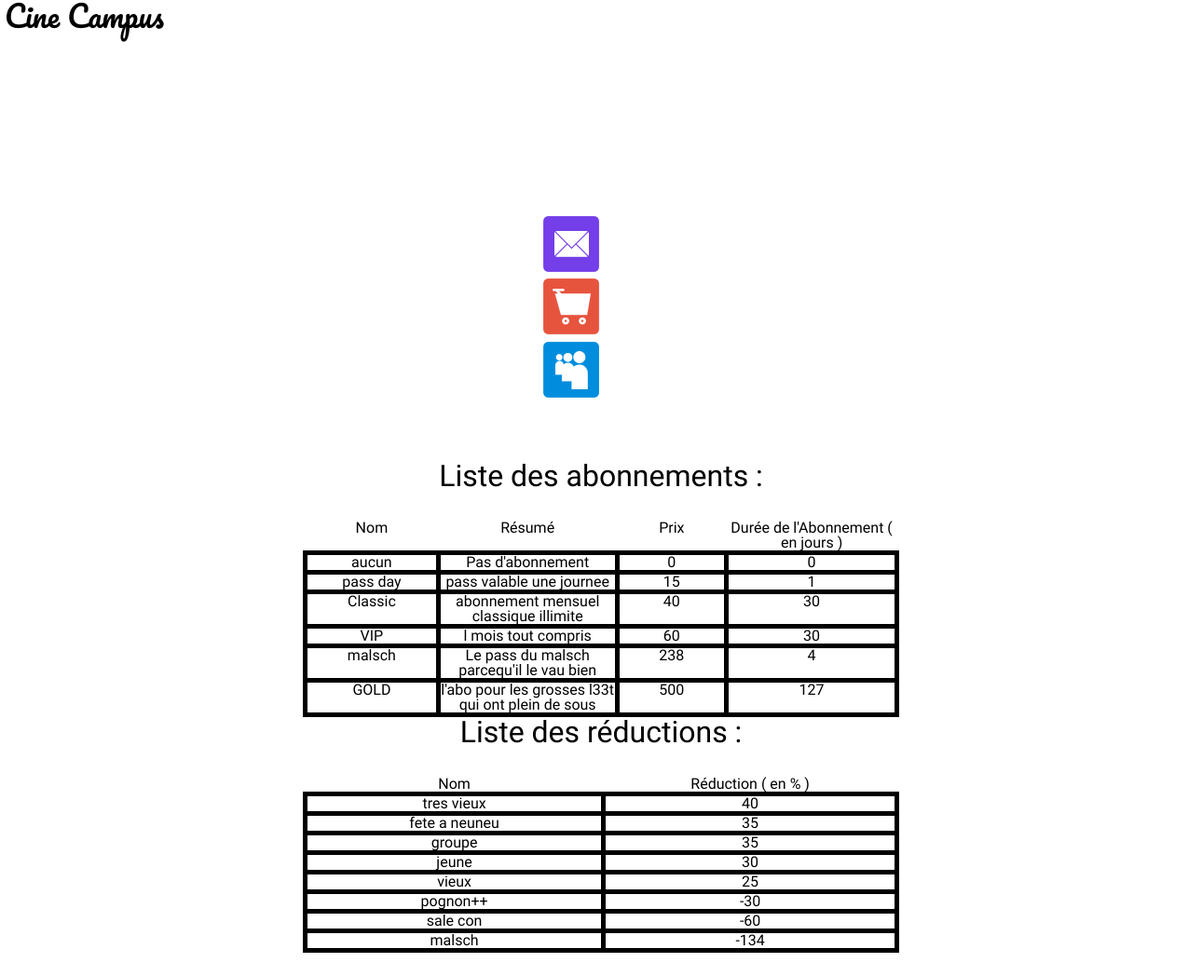
The page /view/abonnement.php on the database its author committed.
### tables this page shows
CREATE TABLE `tp_abonnement` (
  `id_abo` int(11) NOT NULL,
  `nom` varchar(255) NOT NULL,
  `resum` varchar(255) NOT NULL,
  `prix` int(11) NOT NULL,
  `duree_abo` tinyint(4) NOT NULL,
    PRIMARY KEY(`id_abo`)
);

CREATE TABLE `tp_reduction` (
  `id_reduction` int(11) NOT NULL,
  `nom` varchar(255) NOT NULL,
  `date_debut` datetime NULL,
  `date_fin` datetime NULL,
  `pourcentage_reduc` int(11) NOT NULL,
    PRIMARY KEY(`id_reduction`)
);

### controllers/AboHistorique.php (the view, shortened to what this page needs)
<?php
function abonnement($bdd)
{
    $sql = 'SELECT * FROM tp_abonnement ORDER BY prix ASC';
    $requete = $bdd->prepare($sql);
    $requete->execute();
    $result = $requete->fetchAll();
    foreach ($result as $value) {
        ?>
        <tr>
            <td><?php echo $value["nom"];?></td>
            <td><?php echo $value["resum"];?></td>
            <td><?php echo $value["prix"];?></td>
            <td><?php echo $value["duree_abo"];?></td>
        </tr>
        <?php
    }
}
function reduction($bdd)
{
    $sql = 'SELECT tp_reduction.nom, tp_reduction.pourcentage_reduc FROM tp_reduction ORDER BY pourcentage_reduc DESC';
    $requete = $bdd->prepare($sql);
    $requete->execute();
    $result = $requete->fetchAll();
    foreach ($result as $value) {
        ?>
        <tr>
            <td><?php echo $value["nom"];?></td>
            <td><?php echo $value["pourcentage_reduc"];?></td>
        </tr>
        <?php
    }
}
        ?><a href="membre.php?page=<?= $i ?>"><?= $i . " | " ?></a>

### view/abonnement.php (shortened to what this page needs)
<?php include '../model/connexionbdd.php';
include '../controllers/AboHistorique.php'; ?>
<!DOCTYPE html>
<html lang="fr">
<body>
	<div id="site">
		<section>
			<h2>Liste des abonnements :</h2>
			<table>
				<tr>
					<th>Nom</th>
					<th>Résumé</th>
					<th>Prix</th>
					<th>Durée de l'Abonnement ( en jours )</th>
				</tr>
				<?php abonnement($bdd); ?>
			</table>
			<h2>Liste des réductions :</h2>
			<table>
				<tr>
					<th>Nom</th>
					<th>Réduction ( en % )</th>
				</tr>
				<?php reduction($bdd); ?>
			</table>
		</section>
	</div>
</body>
</html>

### media/css/my_style.css (style rules this page uses)
html, body, div, span, applet, object, iframe, h1, h2, h3, h4, h5, h6, p, blockquote, pre, a, abbr, acronym, address, big, cite, code, del, dfn, em, img, ins, kbd, q, s, samp, small, strike, strong, sub, sup, tt, var, b, u, i, center, dl, dt, dd, ol, ul, li, fieldset, form, label, legend, table, caption, tbody, tfoot, thead, tr, th, td, article, aside, canvas, details, embed, figure, figcaption, footer, header, hgroup, menu, nav, output, ruby, section, summary, time, mark, audio, video { margin: 0; padding: 0; border: 0; font-size: 100%; font: inherit; vertical-align: baseline; }
article, aside, details, figcaption, figure, footer, header, hgroup, menu, nav, section { display: block; }
body { line-height: 1; }
ol, ul { list-style: none; }
table { border-collapse: collapse; border-spacing: 0; }
body { width: 100%; }
#site { width: 1280px; margin: auto; font-family: 'Abel', sans-serif; }
header h1 { font-family: 'Pacifico', cursive; font-size: 2em; margin-bottom: 5%; }
header nav { clear: left; margin: auto; width: 10%; }
header a { height:64px; width:64px; display:inline-block; position:relative; }
header .home a { background: url(../img/home.png) no-repeat; }
header .search a { background: url(../img/search.png) no-repeat; }
header .contact a { background: url(../img/mailback.png) no-repeat; }
header .abonnement a { background: url(../img/abonnement.png) no-repeat; }
header .membre a { background: url(../img/membre.png) no-repeat; }
section { margin: auto; margin-top: 5%; margin-bottom: 5%; text-align: center; width: 50%; }
section h2 { font-size: 2em; margin-bottom: 5%; }
table tr td { margin: auto; border: 5px solid black; width: 5%; font-size: 1em; }

### rows shown on the page
tp_abonnement: nom "aucun", resum "Pas d'abonnement", prix "0", duree_abo "0"
tp_abonnement: nom "pass day", resum "pass valable une journee", prix "15", duree_abo "1"
tp_abonnement: nom "Classic", resum "abonnement mensuel classique illimite", prix "40", duree_abo "30"
tp_abonnement: nom "VIP", resum "l mois tout compris", prix "60", duree_abo "30"
tp_abonnement: nom "malsch", resum "Le pass du malsch parcequ'il le vau bien", prix "238", duree_abo "4"
tp_abonnement: nom "GOLD", resum "l'abo pour les grosses l33t qui ont plein de sous", prix "500", duree_abo "127"
tp_reduction: nom "tres vieux", pourcentage_reduc "40"
tp_reduction: nom "fete a neuneu", pourcentage_reduc "35"
tp_reduction: nom "groupe", pourcentage_reduc "35"
tp_reduction: nom "jeune", pourcentage_reduc "30"
tp_reduction: nom "vieux", pourcentage_reduc "25"
tp_reduction: nom "pognon++", pourcentage_reduc "-30"
tp_reduction: nom "sale con", pourcentage_reduc "-60"
tp_reduction: nom "malsch", pourcentage_reduc "-134"
